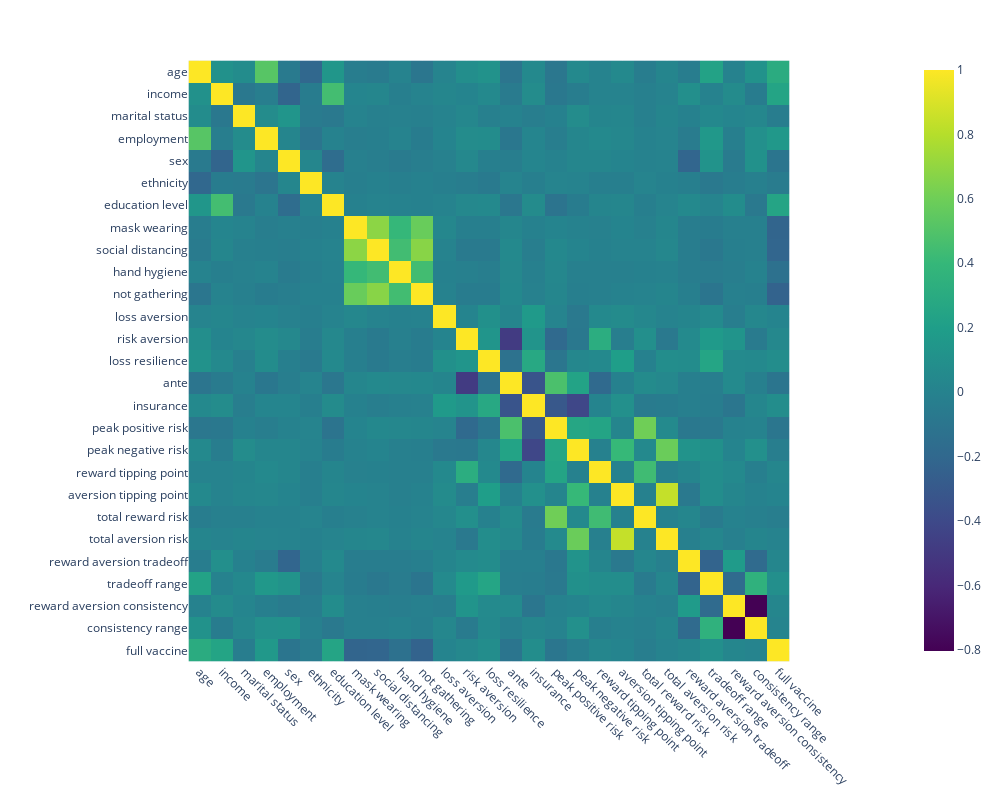

Source (notebook cell):
### Code cell
# , zmin = -1, zmax = 1
px.imshow(df.corr(), height = 800, width = 1000, color_continuous_scale = px.colors.sequential.Viridis).update_xaxes(tickangle = 45)

### Figure 1 — Plotly figure (JSON) as saved in the notebook; plotly's stock layout.template omitted (floating-point values rounded to 4 significant figures; data arrays with more than 128 entries replaced by an {"elided": "..."} marker saying what was removed)
{"data": [{"coloraxis": "coloraxis", "hovertemplate": "x: %{x}<br>y: %{y}<br>color: %{z}<extra></extra>", "name": "0", "type": "heatmap", "x": ["age", "income", "marital status", "employment", "sex", "ethnicity", "education level", "mask wearing", "social distancing", "hand hygiene", "not gathering", "loss aversion", "risk aversion", "loss resilience", "ante", "insurance", "peak positive risk", "peak negative risk", "reward tipping point", "aversion tipping point", "total reward risk", "total aversion risk", "reward aversion tradeoff", "tradeoff range", "reward aversion consistency", "consistency range", "full vaccine"], "xaxis": "x", "y": ["age", "income", "marital status", "employment", "sex", "ethnicity", "education level", "mask wearing", "social distancing", "hand hygiene", "not gathering", "loss aversion", "risk aversion", "loss resilience", "ante", "insurance", "peak positive risk", "peak negative risk", "reward tipping point", "aversion tipping point", "total reward risk", "total aversion risk", "reward aversion tradeoff", "tradeoff range", "reward aversion consistency", "consistency range", "full vaccine"], "yaxis": "y", "z": {"elided": "27x27 float values"}}], "layout": {"coloraxis": {"colorscale": [[0, "#440154"], [0.1111, "#482878"], [0.2222, "#3e4989"], [0.3333, "#31688e"], [0.4444, "#26828e"], [0.5556, "#1f9e89"], [0.6667, "#35b779"], [0.7778, "#6ece58"], [0.8889, "#b5de2b"], [1, "#fde725"]]}, "height": 800, "margin": {"t": 60}, "width": 1000, "xaxis": {"anchor": "y", "constrain": "domain", "domain": [0, 1], "scaleanchor": "y", "tickangle": 45}, "yaxis": {"anchor": "x", "autorange": "reversed", "constrain": "domain", "domain": [0, 1]}}}
